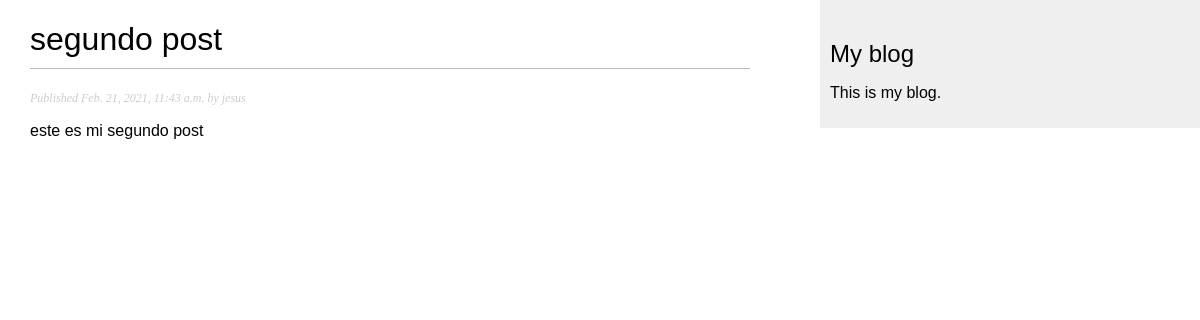
Screenshot of /blog/2021/2/21/segundo-post with the database file from the repository.
### blog/models.py (models this page shows, shortened)
class Post(models.Model):
    STATUS_CHOICE=(
        ('draft', 'Draft'),
        ('published', 'Published'),
    )
    title = models.CharField(max_length=250)
    slug = models.SlugField(max_length=250, unique_for_date='publish')
    author = models.ForeignKey(User, on_delete=models.CASCADE, related_name='blog_posts')
    body = models.TextField()
    publish = models.DateTimeField(default=timezone.now)
    created = models.DateTimeField(auto_now_add=True)
    updated = models.DateTimeField(auto_now=True)
    status = models.CharField(max_length=10, choices=STATUS_CHOICE, default='draft')
    objects = models.Manager() # default manager objects
    published = PublishedManager() # our custom manager
    class Meta:
        ordering = ('-publish',)

### blog/views.py (the view)
# urls.py: path('<int:year>/<int:month>/<int:day>/<slug:post>', views.post_detail, name='post_detail'),
def post_detail(request, year, month, day, post):
    post = get_object_or_404(Post,slug=post,
                                status='published',
                                publish__year=year,
                                publish__month=month,
                                publish__day=day,
                                )
    return render(request, 'blog/post/detail.html',{'post':post})

### blog/templates/blog/post/detail.html (shortened to what this page needs)
{% extends "blog/base.html" %}
{% block content %}
    <h1>{{ post.title }}</h1>
    <p class="date">
    Published {{ post.publish }} by {{ post.author }}
    </p>
    {{ post.body|linebreaks }}
{% endblock %}

### blog/static/css/blog.css (style rules this page uses)
body { margin:0; padding:0; font-family:helvetica, sans-serif; }
h1 { font-weight:normal; border-bottom:1px solid #bbb; padding:0 0 10px 0; }
p.date { color:#ccc; font-family: georgia, serif; font-size: 12px; font-style: italic; }

### rows the page displays
Post: title "segundo post", publish "Feb. 21, 2021, 11:43 a.m.", author "jesus", body "este es mi segundo post"
